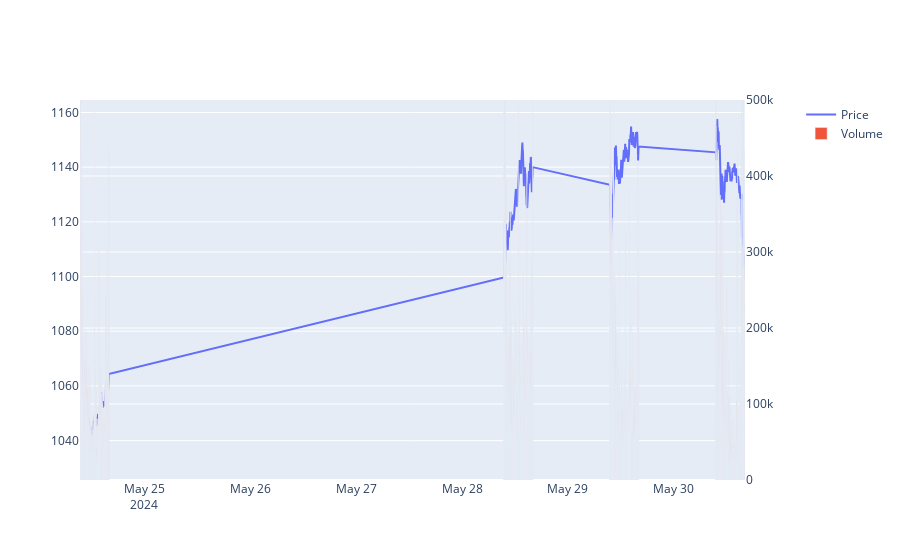

The notebook cell this image was saved under:
### Code cell
# rescale volume
fig2.update_yaxes(range=[0,500000],secondary_y=True)
fig2.update_yaxes(visible=True, secondary_y=True)
fig2

### Figure 1 — Plotly figure (JSON) as saved in the notebook; plotly's stock layout.template omitted (floating-point values rounded to 4 significant figures; data arrays with more than 128 entries replaced by an {"elided": "..."} marker saying what was removed)
{"data": [{"name": "Price", "type": "scatter", "x": {"elided": "1558 str values"}, "xaxis": "x", "y": {"elided": "1558 float values"}, "yaxis": "y"}, {"name": "Volume", "type": "bar", "x": {"elided": "1558 str values"}, "xaxis": "x", "y": {"elided": "1558 int values"}, "yaxis": "y2"}], "layout": {"xaxis": {"anchor": "y", "domain": [0, 0.94]}, "yaxis": {"anchor": "x", "domain": [0, 1]}, "yaxis2": {"anchor": "x", "overlaying": "y", "range": [0, 500000], "side": "right", "visible": true}}}
